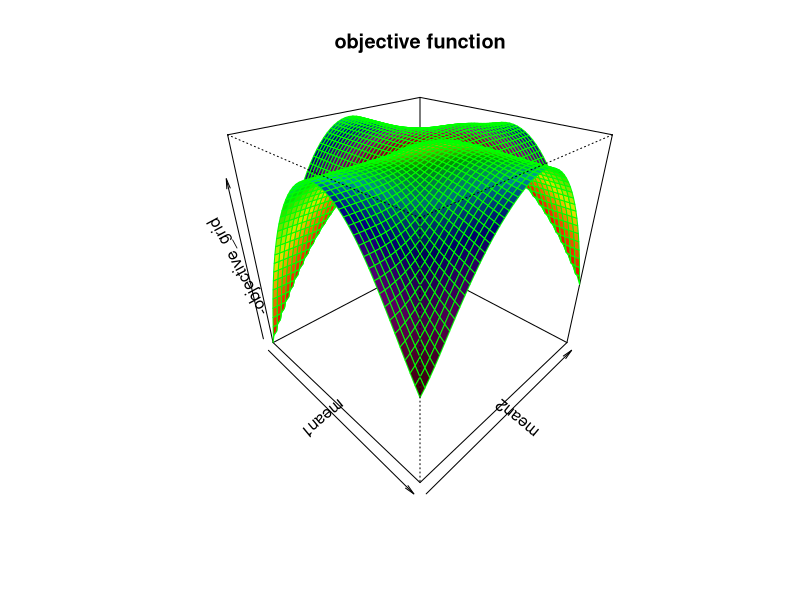
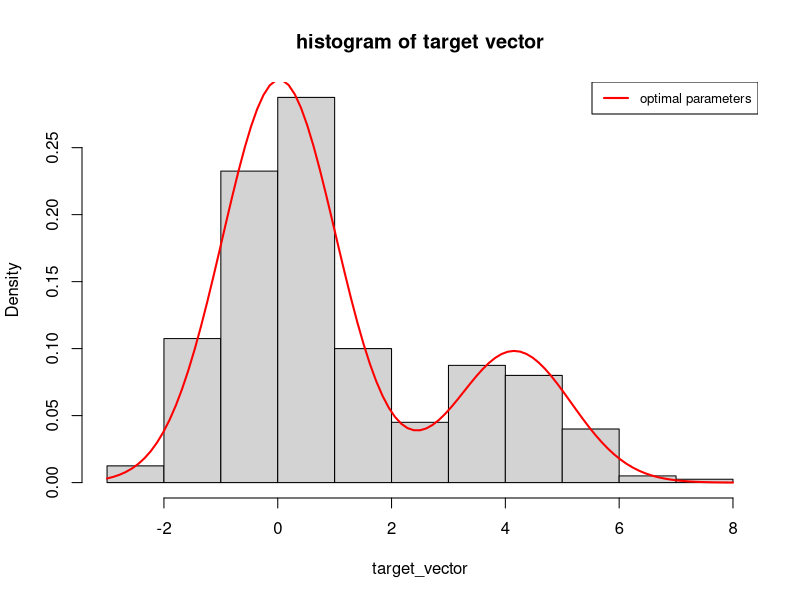

The R source for these figures, in order:
#################################
### Test #2 Solutions 12/05/14
#################################
# Max score 45pts

# The below solutions are an example,
# Slightly different solutions are also possible.
# You must use the requested functions.


# 1. (10pts) Create a log-likelihood objective function for a mixture of two normal distributions,
#    assume that the two distributions both have sd=1.0, but different means,
#    the target vector is a sample from the mixture of two normal distributions,
target_vector <- c(rnorm(300, mean=0.0, sd=1.0), 
                   rnorm(100, mean=4.0, sd=1.0))
#    the objective function should be a function of a vector of three parameters: 
#    weight, mean1, and mean2,
#    and also a function of the sample "target_vector", 
object_ive <- function(parm, target) {
  likelihood <- parm[1] * dnorm(target-parm[2]) +
    (1-parm[1])*dnorm(target-parm[3])
  if(any(likelihood <= 0)) Inf else
    -sum(log(likelihood))
}  # end object_ive


# 2. (10pts) create a vectorized objective function, by vectorizing the mean1 and mean2 parameters, 
vec_objective <- Vectorize(
  FUN=function(mean1, mean2, w, target)
    object_ive(c(w, mean1, mean2), target),
  vectorize.args=c("mean1", "mean2")
)  # end Vectorize


# 3. (10pts) create vectors of mean1 and mean2 parameters, with 50 values from -10, to 10,
mean1 <- seq(-10, 10, length=50)
mean2 <- seq(-10, 10, length=50)

#    calculate the objective function on a parameter grid made from the two vectors, 
#    set the weight=0.3,
objective_grid <- outer(mean1, mean2, 
                    vec_objective, 
                    target=target_vector, w=0.3)
rownames(objective_grid) <- round(mean1, 2)
colnames(objective_grid) <- round(mean2, 2)

#    create a perspective plot of the objective function,
persp(mean1, mean2, -objective_grid,
      theta = 45, phi = 30,
      shade = 0.5,
      col = rainbow(50),
      border = "green",
      main = "objective function")


# 4. (10pts) perform optimization using the function "optim", 
#    to find the optimal parameters: weight, mean1, and mean2,
#    set the "upper" and "lower" parameter limits to c(1,10,10) and c(0,-10,-10),
#    set the initial parameters to:
par_init <- c(weight=0.99, mean1=0, mean2=0)
# perform optimization
optim_run <- optim(par=par_init, 
                   fn=object_ive, 
                   target=target_vector,
                   method="L-BFGS-B",
                   upper=c(1,10,10),
                   lower=c(0,-10,-10))


# 5. (5pts) plot the histogram of "target_vector",
histo_gram <- hist(target_vector, plot=FALSE)
plot(histo_gram, freq=FALSE, 
     main="histogram of target vector")

#    plot the mixture distribution with the fitted parameters,
fit_func <- function(x, parm) {
  parm["weight"] * dnorm(x, mean=parm["mean1"]) + 
    (1-parm["weight"]) * dnorm(x, mean=parm["mean2"])
}  # end fit_func
curve(expr=fit_func(x, parm=optim_run$par), add=TRUE,
      type="l", lwd=2, col="red")
legend("topright", inset=0.0, cex=0.8, title=NULL, 
       leg="optimal parameters", 
       lwd=2, bg="white", col="red")


